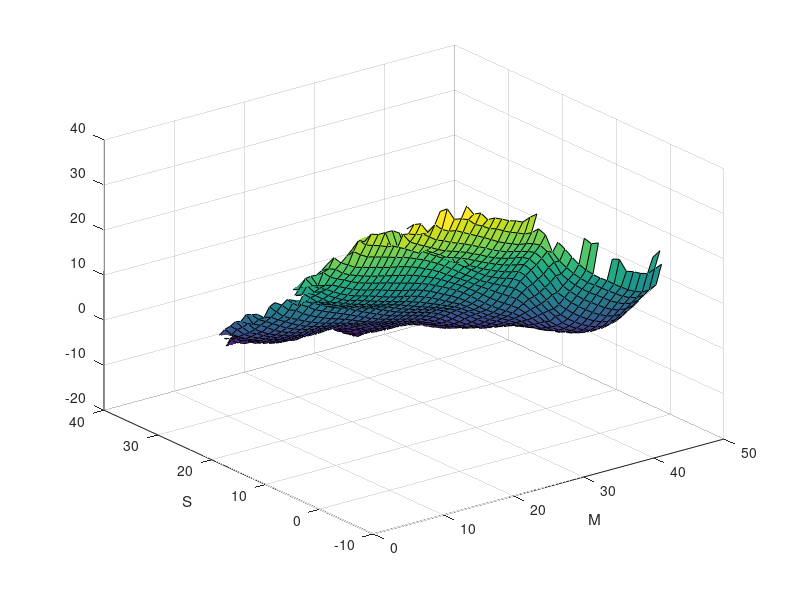
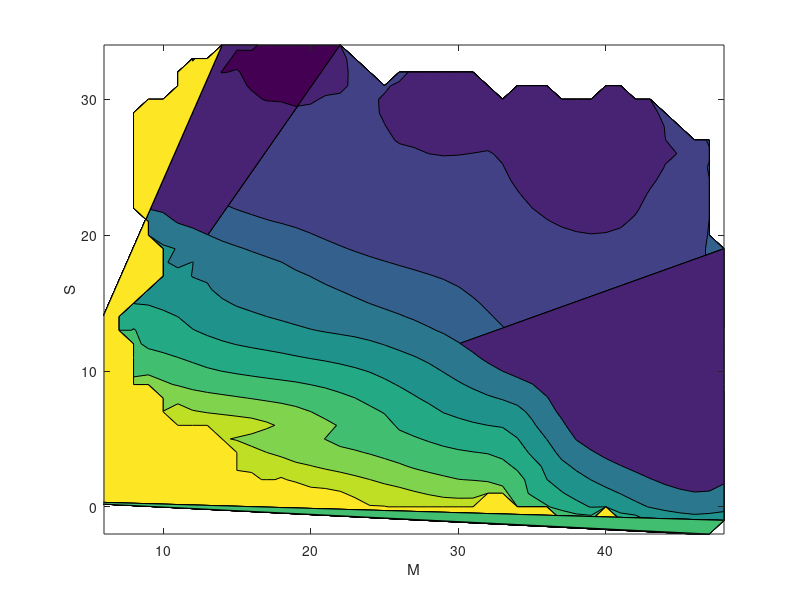

These figures' MATLAB source, in order:
close all
clear all
M=linspace(6,48,43);
S=linspace(-2,34,37);
G=load('free_energy.dat');
surf(M,S,G');xlabel('M');ylabel('S');
figure
contourf(M,S,G');xlabel('M');ylabel('S');
